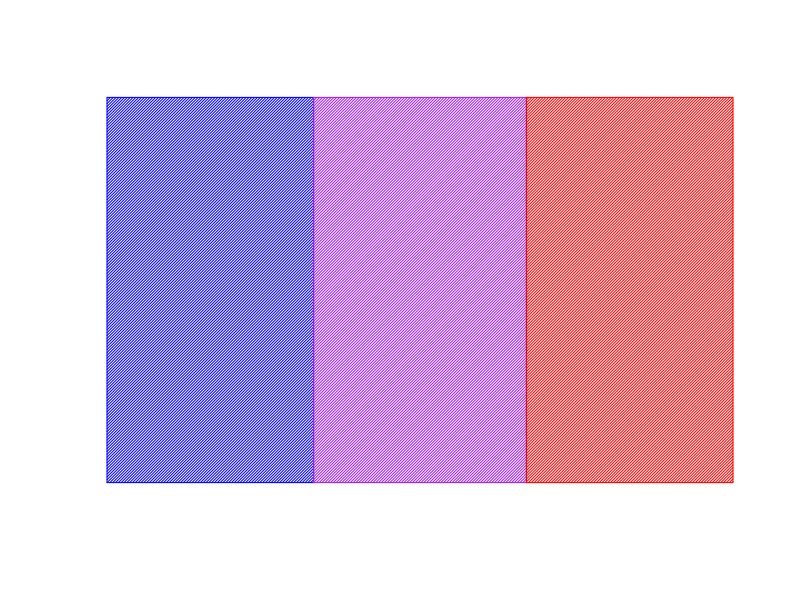
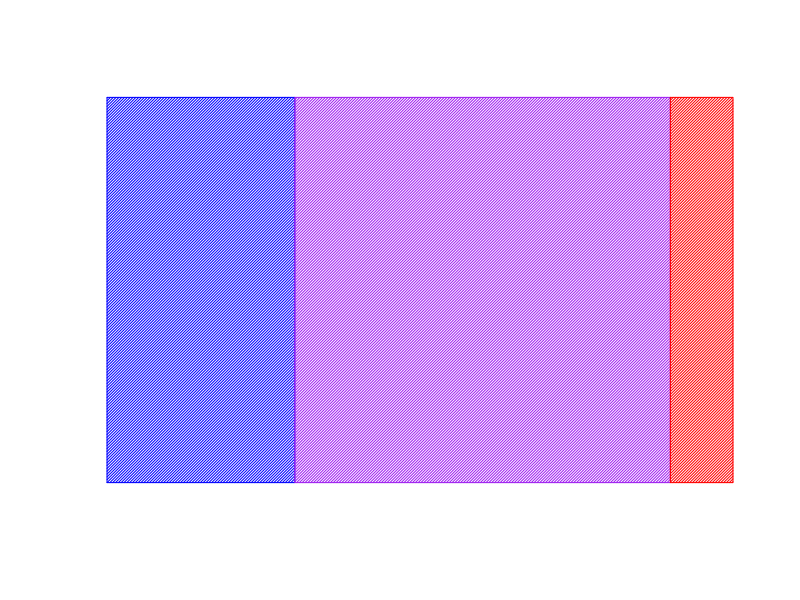
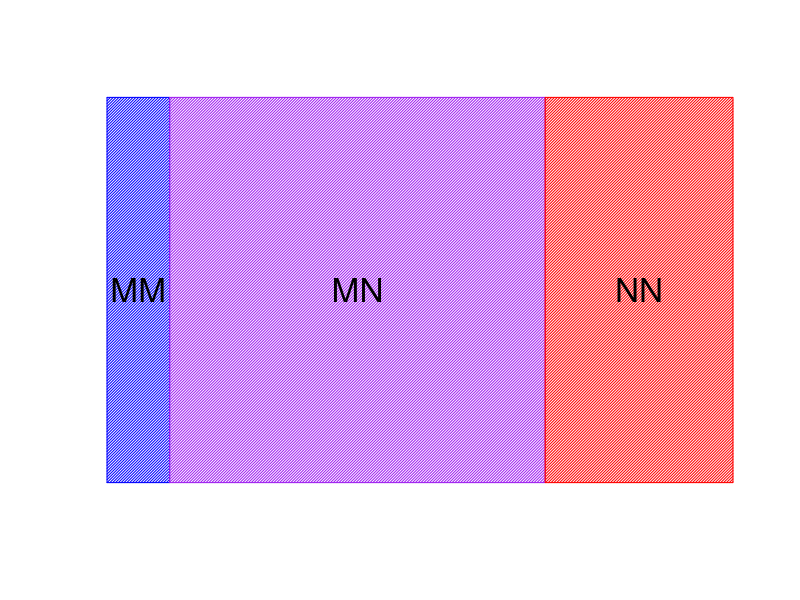
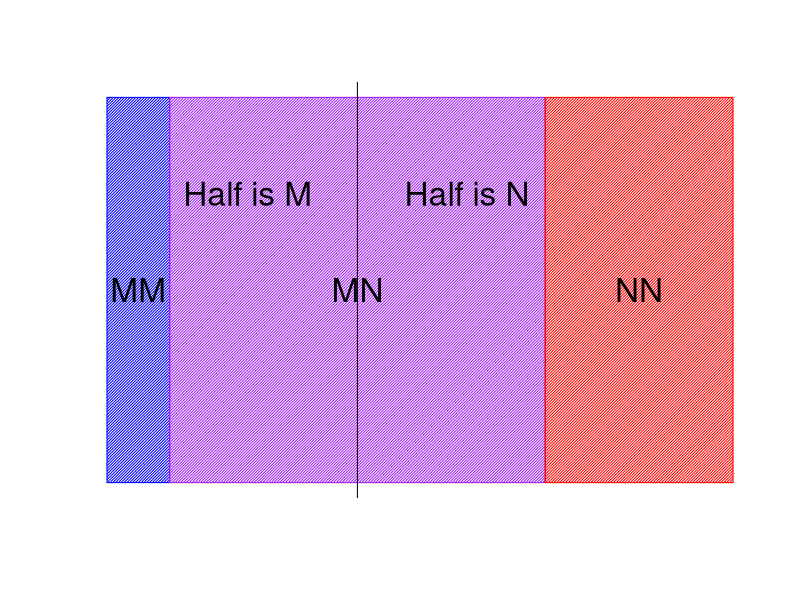
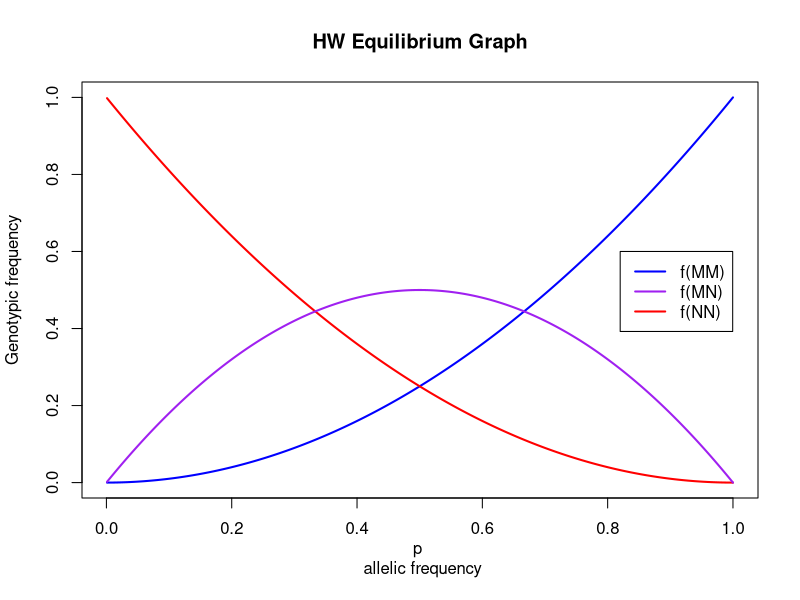
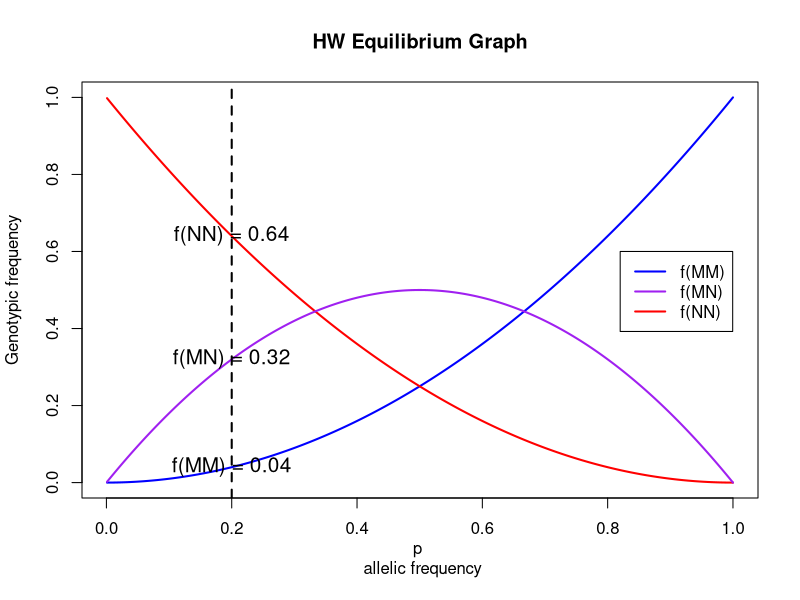

Source code (R) for these figures, in order:
## ---- chunk 1
knitr::opts_chunk$set(echo = FALSE)
library(magrittr)
library(flextable)
## ---- chunk 2
plot(c(0, 1), c(0, 1), type = "n", xlab = "", ylab = "", axes =FALSE)
rect(0, 0, 0.33, 1, density = 50, col = "Blue")
rect(0.33, 0, 0.67, 1, density = 50, col = "Purple")
rect(0.67, 0, 1, 1, density = 50, col = "Red")
## ---- chunk 3
plot(c(0, 1), c(0, 1), type = "n", xlab = "", ylab = "", axes =FALSE)
rect(0, 0, 0.3, 1, density = 50, col = "Blue")
rect(0.3, 0, 0.9, 1, density = 50, col = "Purple")
rect(0.9, 0, 1, 1, density = 50, col = "Red")
## ---- chunk 4
MM <- 10
MN <- 60
NN <- 30
df <- data.frame(Genotype = "#Individuals", MM, MN, NN, Total = MM+MN+NN)
df %>% regulartable() %>% autofit() %>% fontsize(size = 14, part = "all")
## ---- chunk 5
plot(c(0, 1), c(0, 1), type = "n", xlab = "", ylab = "", axes =FALSE)
rect(0, 0, 0.1, 1, density = 50, col = "Blue")
rect(0.1, 0, 0.7, 1, density = 50, col = "Purple")
rect(0.7, 0, 1, 1, density = 50, col = "Red")
text("MM", x = 0.05, y = 0.5, cex = 2)
text("MN", x = 0.4, y = 0.5, cex = 2)
text("NN", x = 0.85, y = 0.5, cex = 2)
## ---- chunk 6
plot(c(0, 1), c(0, 1), type = "n", xlab = "", ylab = "", axes =FALSE)
rect(0, 0, 0.1, 1, density = 50, col = "Blue")
rect(0.1, 0, 0.7, 1, density = 50, col = "Purple")
rect(0.7, 0, 1, 1, density = 50, col = "Red")
text("MM", x = 0.05, y = 0.5, cex = 2)
text("MN", x = 0.4, y = 0.5, cex = 2)
text("NN", x = 0.85, y = 0.5, cex = 2)
abline(v = 0.4)
text("Half is M", x = 0.225, y= 0.75, cex = 2)
text("Half is N", x = 0.575, y= 0.75, cex = 2)
## ---- chunk 7
          MM <- 16
          MN <- 48
          NN <- 36
          df <- data.frame(Genotype = "#Individuals", MM, MN, NN, Total = MM+MN+NN)
          df %>% regulartable() %>% autofit() %>% fontsize(size = 14, part = "all")
## ---- chunk 8
        MM <- 32
        MN <- 56
        NN <- 112
        df <- data.frame(Genotype = "#Individuals", MM, MN, NN, Total = MM+MN+NN)
        df %>% regulartable() %>% autofit() %>% fontsize(size = 14, part = "all")
## ---- chunk 9
x <- 1:1000/1000
plot(x, x^2, ylab = "Genotypic frequency", xlab = "p \n allelic frequency", type = "l", lwd = 2, col = "Blue", main = "HW Equilibrium Graph")
lines(x, (1-x)^2, lwd = 2, col = "Red")
lines(x, 2*x*(1-x), lwd = 2, col = "Purple")
legend(x = 0.82, y = 0.6, legend = c("f(MM)", "f(MN)", "f(NN)"), col = c("Blue", "Purple", "Red"), lwd = 2)
## ---- chunk 10
x <- 1:1000/1000
plot(x, x^2, ylab = "Genotypic frequency", xlab = "p \n allelic frequency", type = "l", lwd = 2, col = "Blue", main = "HW Equilibrium Graph")
lines(x, (1-x)^2, lwd = 2, col = "Red")
lines(x, 2*x*(1-x), lwd = 2, col = "Purple")
legend(x = 0.82, y = 0.6, legend = c("f(MM)", "f(MN)", "f(NN)"), col = c("Blue", "Purple", "Red"), lwd = 2)
abline(v = 0.2, lwd = 2, lty = 2)
text("f(MM) = 0.04", x = 0.2, y = 0.04, cex = 1.25)
text("f(MN) = 0.32", x = 0.2, y = 0.32, cex = 1.25)
text("f(NN) = 0.64", x = 0.2, y = 0.64, cex = 1.25)
## ---- chunk 11
MM <- 6
MN <- 31
NN <- 63
df <- data.frame(Genotype = "#Individuals", MM, MN, NN, Total = MM+MN+NN)
df %>% regulartable() %>% autofit() %>% fontsize(size = 14, part = "all")
## ---- chunk 12
library(tidyverse)
MMO <- 6
MNO <- 31
NNO <- 63
p <- 0.2
Total <- MMO+MNO+NNO
df <- data.frame(Classes = c("MM", "MN", "NN", "Total"), Observed = c(MMO, MNO, NNO, Total), Expected = c(p^2*Total, 2*p*(1-p)*Total, (1-p)^2*Total, Total)) %>% mutate(`Obs-Exp` = Observed - Expected)
df %>% regulartable() %>% autofit() %>% fontsize(size = 14, part = "all")
## ---- chunk 13
MM <- 3
MN <- 27
NN <- 70
df <- data.frame(Genotype = "#Individuals", MM, MN, NN, Total = MM+MN+NN)
df %>% regulartable() %>% autofit() %>% fontsize(size = 14, part = "all")
## ---- chunk 14
library(tidyverse)
MMO <- 3
MNO <- 27
NNO <- 70
p <- 0.2
Total <- MMO+MNO+NNO
df <- data.frame(Classes = c("MM", "MN", "NN", "Total"), Observed = c(MMO, MNO, NNO, Total), Expected = c(p^2*Total, 2*p*(1-p)*Total, (1-p)^2*Total, Total)) %>% mutate(`Obs-Exp` = Observed - Expected)
df %>% regulartable() %>% autofit() %>% fontsize(size = 14, part = "all")
## ---- chunk 15
library(tidyverse)
MMO <- 3
MNO <- 27
NNO <- 70
p <- 0.2
Total <- MMO+MNO+NNO
df <- data.frame(Classes = c("MM", "MN", "NN", "Total"), Observed = c(MMO, MNO, NNO, Total), Expected = c(p^2*Total, 2*p*(1-p)*Total, (1-p)^2*Total, Total)) %>% mutate(`Obs-Exp` = Observed - Expected, `(Obs-Exp)^2/Exp` = (Observed-Expected)^2/Expected)
df[4, "(Obs-Exp)^2/Exp"] <- sum(df[1:3, '(Obs-Exp)^2/Exp'])
df %>% regulartable() %>% autofit() %>% fontsize(size = 14, part = "all")
